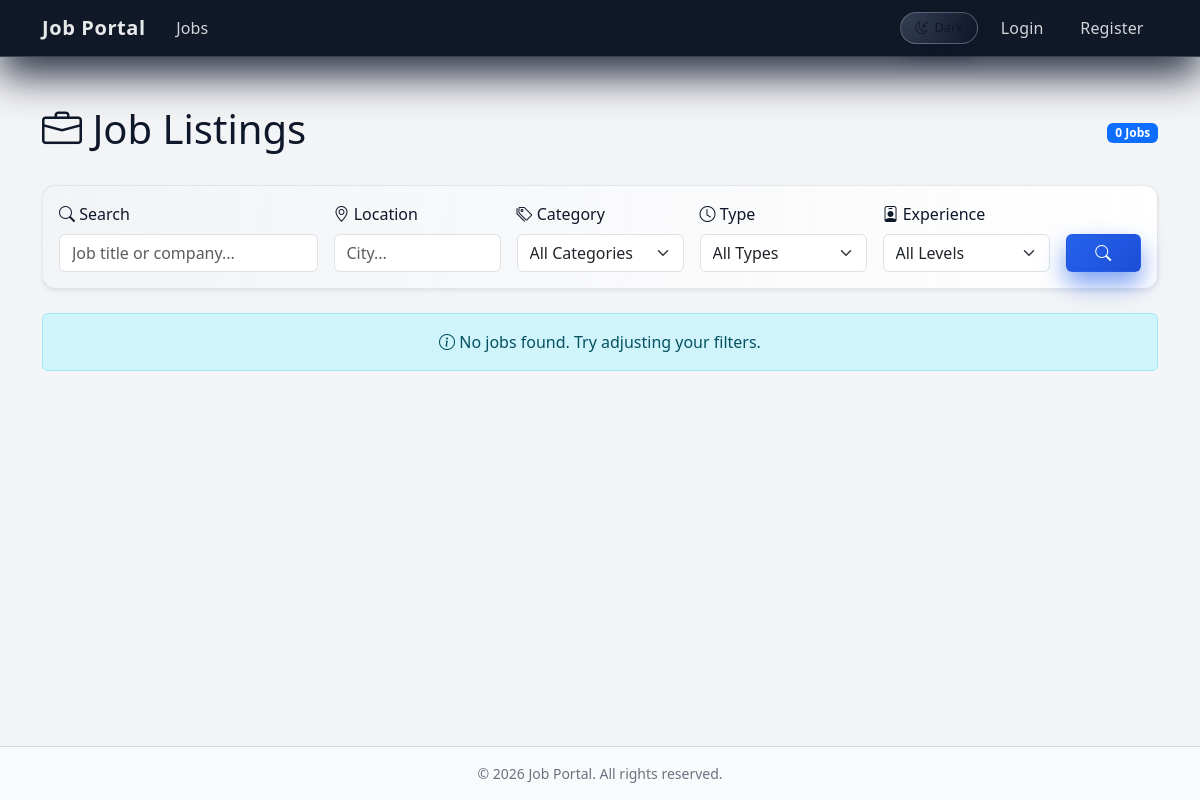
/, run on an earlier commit of the app's database.
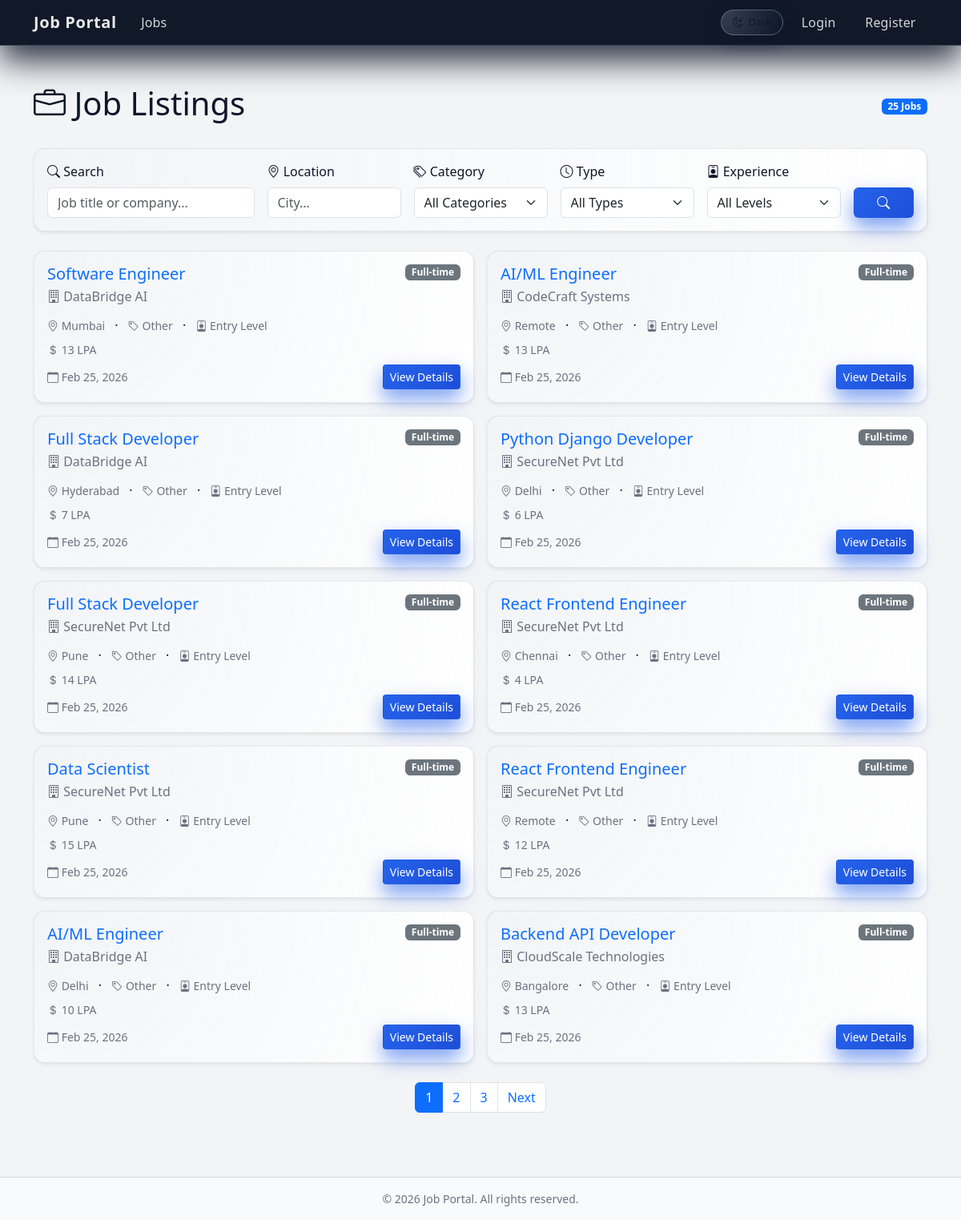
And on a later commit of the database.
### jobs/models.py (models this page shows, shortened)
class Job(models.Model):
    title = models.CharField(max_length=200)
    company_name = models.CharField(max_length=200)
    location = models.CharField(max_length=200)
    salary = models.CharField(max_length=100)
    description = models.TextField()
    category = models.CharField(max_length=50, choices=JobCategory.choices, default=JobCategory.OTHER)
    job_type = models.CharField(max_length=20, choices=JobType.choices, default=JobType.FULL_TIME)
    experience_level = models.CharField(max_length=20, choices=ExperienceLevel.choices, default=ExperienceLevel.ENTRY)
    requirements = models.TextField(blank=True, help_text="Job requirements and qualifications")
    posted_by = models.ForeignKey(User, on_delete=models.CASCADE, related_name='posted_jobs')
    created_at = models.DateTimeField(auto_now_add=True)
    is_active = models.BooleanField(default=True)
    class Meta:
        ordering = ['-created_at']

### jobs/views.py (the view)
# urls.py: path('', views.job_list, name='job_list'),
def job_list(request):
    jobs = Job.objects.filter(is_active=True)
    query = request.GET.get('q', '').strip()
    if query:
        jobs = jobs.filter(Q(title__icontains=query) | Q(company_name__icontains=query))
    location = request.GET.get('location', '').strip()
    if location:
        jobs = jobs.filter(location__icontains=location)
    category = request.GET.get('category', '').strip()
    if category:
        jobs = jobs.filter(category=category)
    job_type = request.GET.get('job_type', '').strip()
    if job_type:
        jobs = jobs.filter(job_type=job_type)
    experience = request.GET.get('experience', '').strip()
    if experience:
        jobs = jobs.filter(experience_level=experience)
    paginator = Paginator(jobs, 10)
    page_number = request.GET.get('page')
    page_obj = paginator.get_page(page_number)
    return render(request, 'jobs/job_list.html', {
        'page_obj': page_obj,
        'query': query,
        'location': location,
        'category': category,
        'job_type': job_type,
        'experience': experience,
    })

### accounts/context_processors.py (called while the page is built)
def user_role(request):
    if not request.user.is_authenticated:
        return {'user_role': None}
    try:
        return {'user_role': request.user.profile.role}
    except Profile.DoesNotExist:
        return {'user_role': None}

### templates/jobs/job_list.html (shortened to what this page needs)
{% extends 'base.html' %}
{% block content %}
<div class="d-flex justify-content-between align-items-center mb-4">
    <h1><i class="bi bi-briefcase"></i> Job Listings</h1>
    <span class="badge bg-primary">{{ page_obj.paginator.count }} Jobs</span>
</div>
<div class="card shadow-sm mb-4">
    <div class="card-body">
        <form method="get" class="row g-3">
            <div class="col-md-3">
                <label for="q" class="form-label"><i class="bi bi-search"></i> Search</label>
                <input type="text" class="form-control" id="q" name="q" value="{{ query }}" placeholder="Job title or company...">
            </div>
            <div class="col-md-2">
                <label for="location" class="form-label"><i class="bi bi-geo-alt"></i> Location</label>
                <input type="text" class="form-control" id="location" name="location" value="{{ location }}" placeholder="City...">
            </div>
            <div class="col-md-2">
                <label for="category" class="form-label"><i class="bi bi-tags"></i> Category</label>
                <select class="form-select" id="category" name="category">
                    <option value="">All Categories</option>
                </select>
            </div>
            <div class="col-md-2">
                <label for="job_type" class="form-label"><i class="bi bi-clock"></i> Type</label>
                <select class="form-select" id="job_type" name="job_type">
                    <option value="">All Types</option>
                </select>
            </div>
            <div class="col-md-2">
                <label for="experience" class="form-label"><i class="bi bi-person-badge"></i> Experience</label>
                <select class="form-select" id="experience" name="experience">
                    <option value="">All Levels</option>
                </select>
            </div>
            <div class="col-md-1 d-flex align-items-end">
                <button type="submit" class="btn btn-primary w-100"><i class="bi bi-search"></i></button>
            </div>
        </form>
    </div>
</div>
<div class="row g-3">
    {% for job in page_obj %}
        <div class="col-md-6">
            <div class="card shadow-sm h-100">
                <div class="card-body">
                    <div class="d-flex justify-content-between align-items-start mb-2">
                        <div>
                            <h5 class="card-title mb-1"><a href="{% url 'jobs:job_detail' job.pk %}" class="text-decoration-none">{{ job.title }}</a></h5>
                            <p class="text-muted mb-1"><i class="bi bi-building"></i> {{ job.company_name }}</p>
                        </div>
                        <span class="badge bg-secondary">{{ job.job_type }}</span>
                    </div>
                    <div class="mb-2">
                        <small class="text-muted"><i class="bi bi-geo-alt"></i> {{ job.location }}</small>
                        <span class="mx-2">·</span>
                        <small class="text-muted"><i class="bi bi-tag"></i> {{ job.get_category_display }}</small>
                        <span class="mx-2">·</span>
                        <small class="text-muted"><i class="bi bi-person-badge"></i> {{ job.get_experience_level_display }}</small>
                    </div>
                    <p class="card-text small text-muted mb-2"><i class="bi bi-currency-dollar"></i> {{ job.salary }}</p>
                    <div class="d-flex justify-content-between align-items-center">
                        <small class="text-muted"><i class="bi bi-calendar"></i> {{ job.created_at|date:"M d, Y" }}</small>
                        <a href="{% url 'jobs:job_detail' job.pk %}" class="btn btn-sm btn-primary">View Details</a>
                    </div>
                </div>
            </div>
        </div>
    {% empty %}
        <div class="col-12">
            <div class="alert alert-info text-center">
                <i class="bi bi-info-circle"></i> No jobs found. Try adjusting your filters.
            </div>
        </div>
    {% endfor %}
</div>
{% if page_obj.has_other_pages %}
<nav class="mt-4" aria-label="Job pagination">
    <ul class="pagination justify-content-center">
        {% for num in page_obj.paginator.page_range %}
            {% if page_obj.number == num %}
                <li class="page-item active"><span class="page-link">{{ num }}</span></li>
            {% elif num > page_obj.number|add:'-3' and num < page_obj.number|add:'3' %}
                <li class="page-item"><a class="page-link" href="?page={{ num }}">{{ num }}</a></li>
            {% endif %}
        {% endfor %}
        {% if page_obj.has_next %}
            <li class="page-item"><a class="page-link" href="?page={{ page_obj.next_page_number }}">Next</a></li>
        {% endif %}
    </ul>
</nav>
{% endif %}
{% endblock %}

### templates/base.html (shortened to what this page needs)
{% load static %}
<!DOCTYPE html>
<html lang="en" data-theme="light">
<head>
    <link href="https://cdn.jsdelivr.net/npm/bootstrap@5.3.2/dist/css/bootstrap.min.css" rel="stylesheet">
    <link href="https://cdn.jsdelivr.net/npm/bootstrap-icons@1.11.1/font/bootstrap-icons.css" rel="stylesheet">
    <link href="{% static 'css/style.css' %}" rel="stylesheet">
</head>
<body>
    <nav class="navbar navbar-expand-lg navbar-dark">
        <div class="container">
            <a class="navbar-brand fw-bold" href="{% url 'jobs:job_list' %}">Job Portal</a>
            <div class="collapse navbar-collapse" id="navbarNav">
                <ul class="navbar-nav me-auto">
                    <li class="nav-item"><a class="nav-link" href="{% url 'jobs:job_list' %}">Jobs</a></li>
                </ul>
                <ul class="navbar-nav align-items-center gap-2">
                    <li class="nav-item d-none d-md-block">
                        <button class="btn btn-sm theme-toggle" type="button" id="themeToggle" aria-label="Toggle color theme">
                            <span class="theme-toggle-icon">
                                <i class="bi bi-moon-stars" id="themeIcon"></i>
                            </span>
                            <span class="d-none d-lg-inline" id="themeLabel">Dark</span>
                        </button>
                    </li>
                    {% if user.is_authenticated %}
                        <li class="nav-item"><span class="nav-link">Hello, {{ user.username }}</span></li>
                        <li class="nav-item"><a class="nav-link" href="{% url 'accounts:logout' %}">Logout</a></li>
                    {% else %}
                        <li class="nav-item"><a class="nav-link" href="{% url 'accounts:login' %}">Login</a></li>
                        <li class="nav-item"><a class="nav-link" href="{% url 'accounts:register' %}">Register</a></li>
                    {% endif %}
                </ul>
            </div>
        </div>
    </nav>
    <main class="container my-4">
        {% block content %}{% endblock %}
    </main>
    <footer class="footer py-3 mt-auto">
        <div class="container text-center text-muted small">&copy; {% now "Y" %} Job Portal. All rights reserved.</div>
    </footer>
</body>
</html>

### static/css/style.css (style rules this page uses)
:root { --navbar-bg: #020617; --accent: #2563eb; --bg-page: #020617; --bg-surface: #020617; --bg-elevated: #020617; --bg-elevated-soft: rgba(15, 23, 42, 0.9); --text-primary: #e5e7eb; --text-muted: #9ca3af; --border-subtle: rgba(148, 163, 184, 0.35); --shadow-soft: 0 18px 45px rgba(15, 23, 42, 0.9); --shadow-soft-hover: 0 22px 65px rgba(15, 23, 42, 1); --pill-bg: rgba(37, 99, 235, 0.16); --chip-bg: rgba(15, 23, 42, 0.9); --chip-text: #e5e7eb; --footer-bg: rgba(15, 23, 42, 0.98); }
[data-theme="light"] { --navbar-bg: #111827; --bg-page: #f3f4f6; --bg-surface: #f9fafb; --bg-elevated: #ffffff; --bg-elevated-soft: #ffffff; --text-primary: #0f172a; --text-muted: #6b7280; --border-subtle: rgba(148, 163, 184, 0.22); --shadow-soft: 0 10px 30px rgba(15, 23, 42, 0.12); --shadow-soft-hover: 0 18px 45px rgba(15, 23, 42, 0.18); --pill-bg: rgba(37, 99, 235, 0.08); --chip-bg: #eef2ff; --chip-text: #3730a3; --footer-bg: #f9fafb; }
body { min-height: 100vh; display: flex; flex-direction: column; background-color: var(--bg-page); color: var(--text-primary); -webkit-font-smoothing: antialiased; text-rendering: optimizeLegibility; transition: background-color 220ms ease, color 220ms ease; }
h1, h2, h3, h4, h5, h6, .card-title, .card-text, label, p, span, li { color: var(--text-primary); }
.text-muted, .text-body-secondary { color: var(--text-muted) !important; }
main { flex: 1; padding-top: 1.5rem; padding-bottom: 2.5rem; }
.navbar { background-color: var(--navbar-bg) !important; box-shadow: 0 18px 40px rgba(15, 23, 42, 0.9); backdrop-filter: blur(16px); border-bottom: 1px solid rgba(148, 163, 184, 0.3); }
.navbar-brand { font-weight: 700; letter-spacing: 0.03em; }
.navbar .navbar-nav .nav-link { position: relative; font-weight: 500; letter-spacing: 0.01em; padding-inline: 0.9rem; color: rgba(248, 250, 252, 0.84) !important; transition: color 160ms ease, opacity 160ms ease; }
.navbar .nav-link::after { content: ""; position: absolute; left: 0.9rem; right: 0.9rem; bottom: 0.35rem; height: 2px; border-radius: 999px; background: linear-gradient(90deg, var(--accent), #22c55e); transform: scaleX(0); transform-origin: center; transition: transform 180ms ease-out, opacity 180ms ease-out; opacity: 0; }
.navbar-brand, .navbar .nav-link { color: rgba(255, 255, 255, 0.9) !important; }
.theme-toggle { border-radius: 999px; border: 1px solid rgba(148, 163, 184, 0.45) !important; background: radial-gradient(circle at top left, rgba(148, 163, 184, 0.3), transparent), rgba(15, 23, 42, 0.96); color: #e5e7eb; padding-inline: 0.9rem; padding-block: 0.35rem; display: inline-flex; align-items: center; gap: 0.4rem; font-size: 0.8rem; font-weight: 500; box-shadow: 0 8px 20px rgba(15, 23, 42, 0.7); transition: border-color 160ms ease, box-shadow 160ms ease, transform 130ms ease, background-color 180ms ease; }
.theme-toggle-icon { display: inline-flex; align-items: center; justify-content: center; }
.btn-primary { background: linear-gradient(135deg, var(--accent), #1d4ed8); border-color: transparent; box-shadow: 0 12px 25px rgba(37, 99, 235, 0.6); transition: transform 130ms ease, box-shadow 130ms ease, filter 130ms ease; }
.card { border-radius: 0.85rem; border: 1px solid var(--border-subtle); background: radial-gradient(circle at top left, rgba(148, 163, 184, 0.12), transparent), var(--bg-elevated-soft); box-shadow: var(--shadow-soft); transition: transform 150ms ease, box-shadow 170ms ease, border-color 170ms ease, background-color 170ms ease; }
.footer { background-color: var(--footer-bg); border-top: 1px solid rgba(148, 163, 184, 0.4); color: var(--text-muted); }
a, button, .card, .form-control, .form-select { transition: background-color 150ms ease, color 150ms ease, border-color 150ms ease, box-shadow 150ms ease, transform 150ms ease; }

What changed in the data, as far as the page shows it:
added Job: title "Software Engineer", company_name "DataBridge AI", job_type "Full-time", location "Mumbai", category "Other", experience_level "Entry Level", salary "13 LPA", created_at "Feb 25, 2026"
added Job: title "AI/ML Engineer", company_name "CodeCraft Systems", job_type "Full-time", location "Remote", category "Other", experience_level "Entry Level", salary "13 LPA", created_at "Feb 25, 2026"
added Job: title "Full Stack Developer", company_name "DataBridge AI", job_type "Full-time", location "Hyderabad", category "Other", experience_level "Entry Level", salary "7 LPA", created_at "Feb 25, 2026"
added Job: title "Python Django Developer", company_name "SecureNet Pvt Ltd", job_type "Full-time", location "Delhi", category "Other", experience_level "Entry Level", salary "6 LPA", created_at "Feb 25, 2026"
added Job: title "Full Stack Developer", company_name "SecureNet Pvt Ltd", job_type "Full-time", location "Pune", category "Other", experience_level "Entry Level", salary "14 LPA", created_at "Feb 25, 2026"
added Job: title "React Frontend Engineer", company_name "SecureNet Pvt Ltd", job_type "Full-time", location "Chennai", category "Other", experience_level "Entry Level", salary "4 LPA", created_at "Feb 25, 2026"
added Job: title "Data Scientist", company_name "SecureNet Pvt Ltd", job_type "Full-time", location "Pune", category "Other", experience_level "Entry Level", salary "15 LPA", created_at "Feb 25, 2026"
added Job: title "React Frontend Engineer", company_name "SecureNet Pvt Ltd", job_type "Full-time", location "Remote", category "Other", experience_level "Entry Level", salary "12 LPA", created_at "Feb 25, 2026"
added Job: title "AI/ML Engineer", company_name "DataBridge AI", job_type "Full-time", location "Delhi", category "Other", experience_level "Entry Level", salary "10 LPA", created_at "Feb 25, 2026"
added Job: title "Backend API Developer", company_name "CloudScale Technologies", job_type "Full-time", location "Bangalore", category "Other", experience_level "Entry Level", salary "13 LPA", created_at "Feb 25, 2026"
Also different on the page:
{{ page_obj.paginator.count }}: "0" → "25"
new list line: "1"
new list line: "2"
new list line: "3"
text no longer shown: "No jobs found. Try adjusting your filters."
text now shown: "Next"
